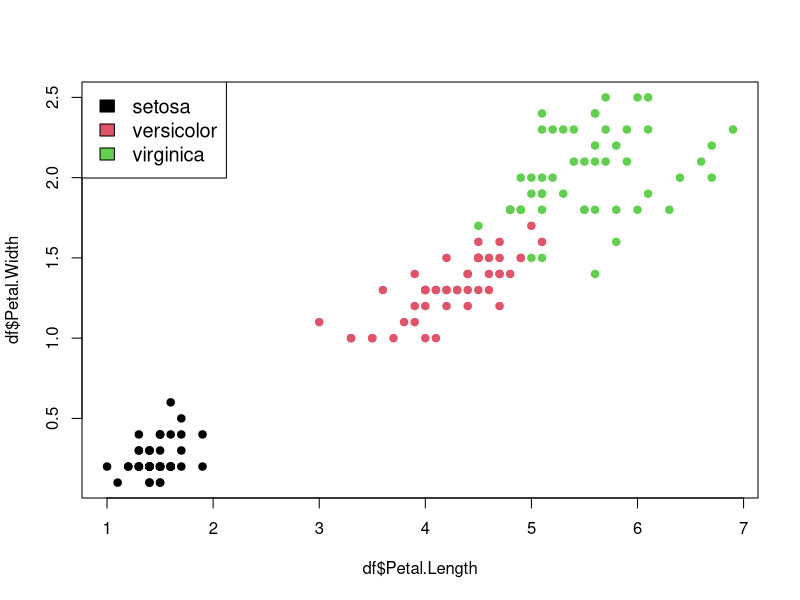
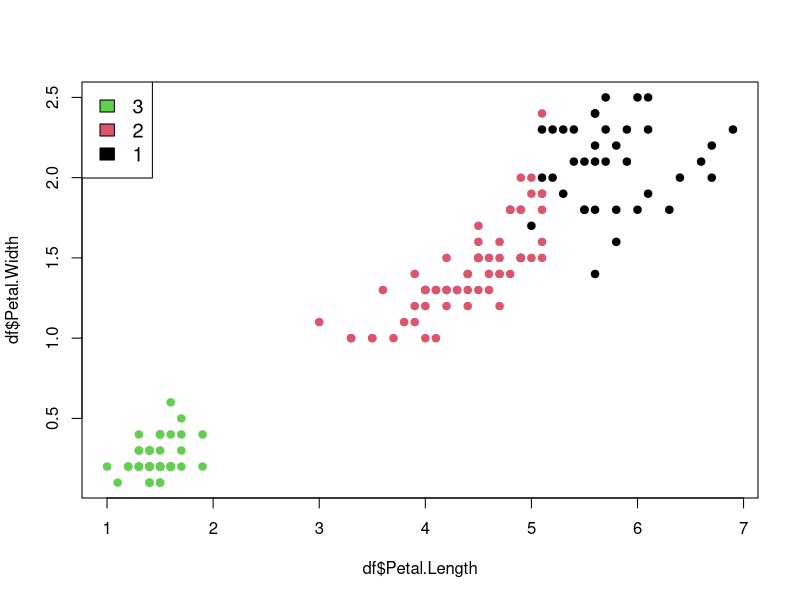

Generate these figures, in order, with R:
# Clean enviroment
rm(list=ls())

# Set the seed
set.seed(12345678)

# In this document, we are going to explore the K-means Clustering algorithm in R. 
# We will be working with the iris dataset.
# K-means Clustering is used with unlabeled data, but in this case, 
# we have a labeled dataset so we have to use the iris data without the Species column. 
# In this way, algorithm will cluster the data and we will be able to compare the 
# predicted results with the original results, getting the accuracy of the model.
df <- iris
head(iris)

# Let’s make a scatterplot.
plot(df$Petal.Length, df$Petal.Width, col=df$Species, pch=19)
legend("topleft", fill = unique(df$Species), legend = c(levels(df$Species)), cex = 1.2)

# library(ggplot2)
# ggplot(df, aes(Petal.Length, Petal.Width)) + geom_point(aes(col=Species), size=4)

# As we can see, setosa is going to be clustered easier. 
# Meanwhile, there is noise between versicolor and virginica even when they 
# look like perfectly clustered.
# Let’s run the model. kmeans is installed in the base package from R, 
# so we don’t have to install any package.
# In the kmeans function, it is necessary to set center, which is the number 
# of groups we want to cluster to. In this case, we know this value will be 3. 
# Let’s set that, but let’s see how we would build the model if we didn’t know it.
K <- 3
irisCluster <- kmeans(df[,1:4], K)
# irisCluster

plot(df$Petal.Length, df$Petal.Width, col=irisCluster$cluster, pch=19)
# why a red point? --> rember that this is just a projection on 2 variables (Petal.Length, Petal.Width)
legend("topleft", fill = unique(irisCluster$cluster), legend = c(unique(irisCluster$cluster)), cex = 1.2)


# We can compare the predicted clusters with the original data.
table(irisCluster$cluster, iris$Species)

# # We can plot out these clusters.
# library(cluster)
# clusplot(iris, irisCluster$cluster, color=T, shade=T, labels=0, lines=0)


# # We can see the setosa cluster perfectly explained, meanwhile virginica and versicolor have a little noise between their clusters.
# # As I said before, we will not always have the labeled data. If we would want to know the exactly number of centers, we should have built the elbow method.
# 
# tot.withinss <- vector(mode="character", length=10)
# for (i in 1:10){
#   irisCluster <- kmeans(df[,1:4], center=i, nstart=20)
#   tot.withinss[i] <- irisCluster$tot.withinss
# }
# 
# # Let’s visualize it.
# plot(1:10, tot.withinss, type="b", pch=19)

